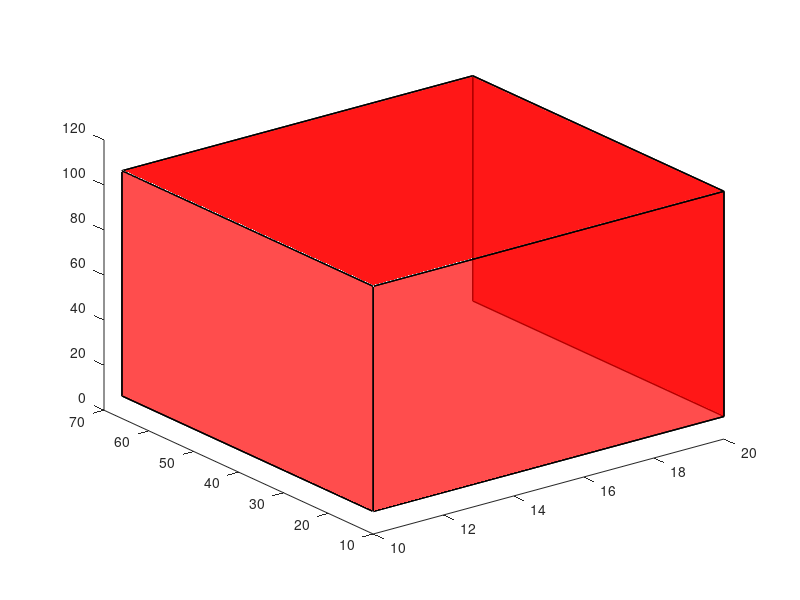

The MATLAB source for this figure:
function plotcube(varargin)
% PLOTCUBE - Display a 3D-cube in the current axes
%
%   PLOTCUBE(EDGES,ORIGIN,ALPHA,COLOR,LINEWIDTH) displays a 3D-cube in the current axes
%   with the following properties:
%   * EDGES     : 3-elements vector that defines the length of cube edges
%   * ORIGIN    : 3-elements vector that defines the start point of the cube
%   * ALPHA     : scalar that defines the transparency of the cube faces (from 0 to 1)
%   * COLOR     : 3-elements vector that defines the faces color of the cube
%   * LINEWIDTH : scalar that defines the thickess of polygon edges
%
% Example:
%   >> plotcube([5 5 5],[ 2  2  2],.8,[1 0 0],1);
%   >> plotcube([5 5 5],[10 10 10],.8,[0 1 0],2);
%   >> plotcube([5 5 5],[20 20 20],.8,[0 0 1]),3;

% Default input arguments
inArgs = { ...
  [10 56 100] , ... % Default edge sizes (x,y and z)
  [10 10  10] , ... % Default coordinates of the origin point of the cube
  .7          , ... % Default alpha value for the cube's faces
  [1 0 0]     , ... % Default Color for the cube
  1             ... % Default line width
  };

% Replace default input arguments by input values
inArgs(1:nargin) = varargin;

% Create all variables
[edges,origin,alpha,clr,linewidth] = deal(inArgs{:});

% ---------------------------------
%   XYZ{1}  |  XYZ{2}  |  XYZ{3} |
% ---------------------------------
XYZ = { ...
  [0 0 0 0]  [0 0 1 1]  [0 1 1 0] ; ... % 1
  [1 1 1 1]  [0 0 1 1]  [0 1 1 0] ; ... % 2
  [0 1 1 0]  [0 0 0 0]  [0 0 1 1] ; ... % 3
  [0 1 1 0]  [1 1 1 1]  [0 0 1 1] ; ... % 4
  [0 1 1 0]  [0 0 1 1]  [0 0 0 0] ; ... % 5
  [0 1 1 0]  [0 0 1 1]  [1 1 1 1]   ... % 6
  };

XYZ = mat2cell(...
  cellfun( @(x,y,z) x*y+z , ...
    XYZ , ...
    repmat(mat2cell(edges,1,[1 1 1]),6,1) , ...     % Cube has 6 faces
    repmat(mat2cell(origin,1,[1 1 1]),6,1) , ...
    'UniformOutput',false), ...
    6,[1 1 1]);

cellfun(@patch,XYZ{1},XYZ{2},XYZ{3},... % Apply function to each cell in cell array
  repmat({clr},6,1),...                 % Return an array containing 6x1 copies of {clr}
  repmat({'FaceAlpha'},6,1),... 
  repmat({alpha},6,1),...
  repmat({'LineWidth'},6,1),... 
  repmat({linewidth},6,1)... 
  );

view(3);

end